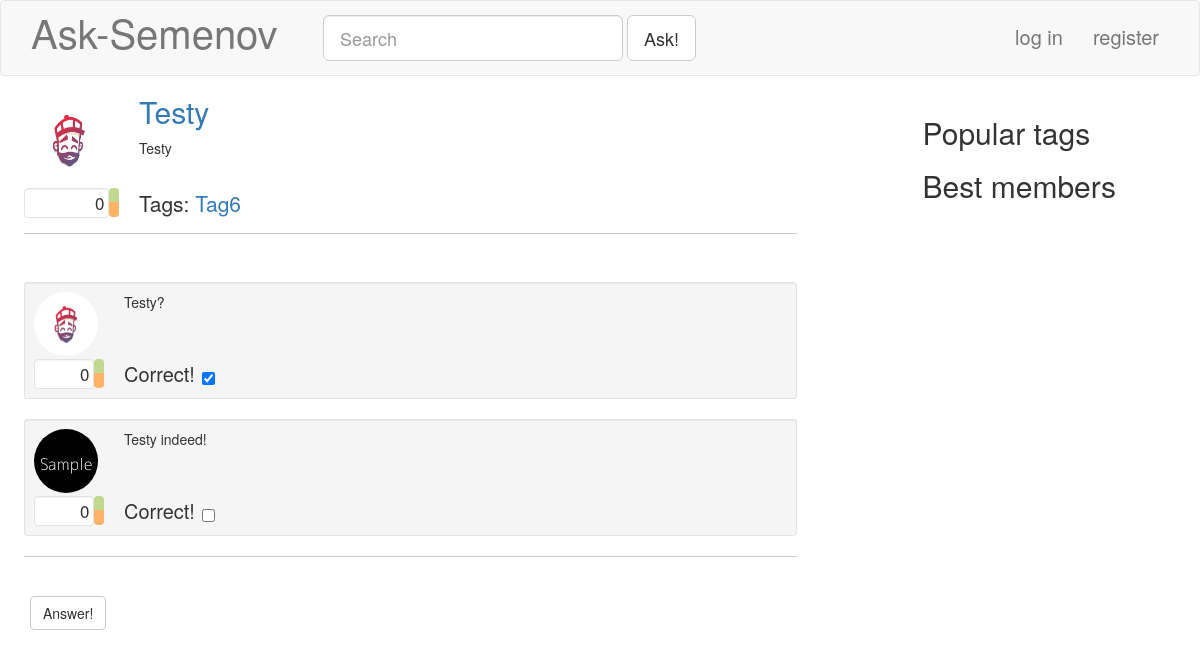
The page /question/101/ on the database as committed earlier.
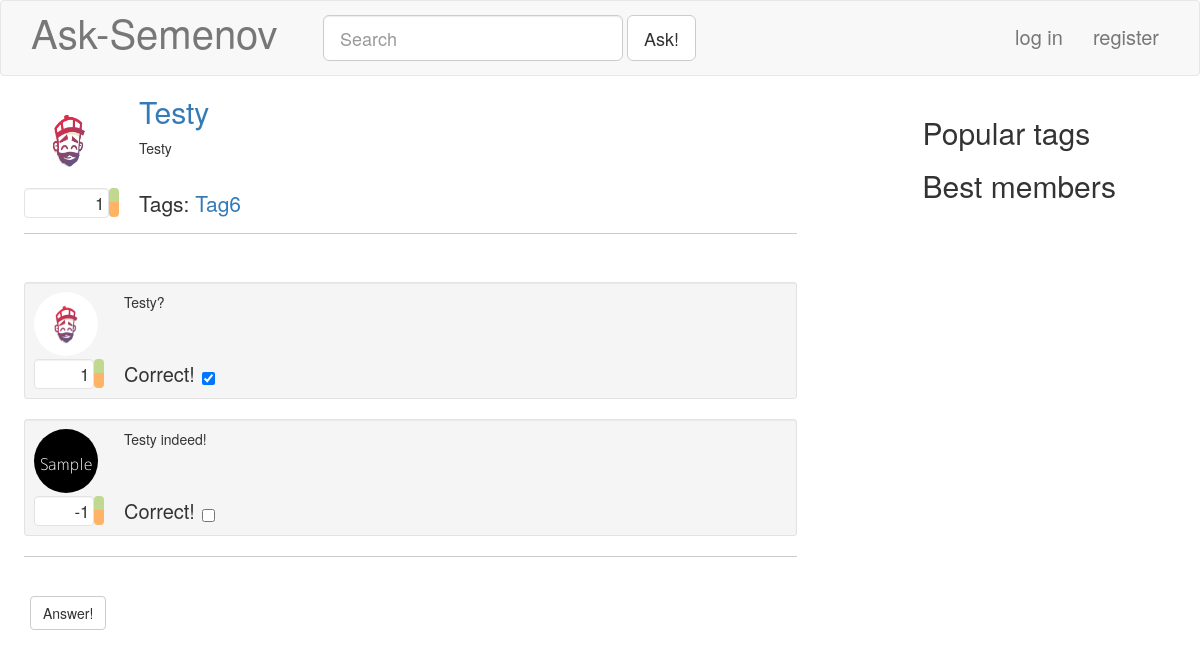
The same page on the database as committed later.
### blog/models.py (models this page shows, shortened)
class Question( models.Model ):
	caption = models.CharField( null = False, blank = False, max_length = 100 )
	rating = models.IntegerField( null = False, default = 0 )
	text = models.TextField( null = False, blank = False )
	tags = models.ManyToManyField( 'Tag' )
	postDate = models.DateTimeField( null = False, blank = True, auto_now_add = True )
	author = models.ForeignKey( 'Profile', null = False, blank = False, on_delete = models.CASCADE )
	objects = QuestionManager()
	def answersList( self ):
		return self.answer_set.order_by( '-correct', '-rating' )
	class Meta:
		verbose_name = "Вопрос"
		verbose_name_plural = "Вопросы"

class Answer( models.Model ):
	rating = models.IntegerField( null = False, default = 0 )
	text = models.TextField( null = False, blank = False )
	correct = models.BooleanField( null = False, blank = False, default = False )
	question = models.ForeignKey( 'Question', null = False, blank = False, on_delete = models.CASCADE )
	postDate = models.DateTimeField( null = False, blank = True, auto_now_add = True )
	author = models.ForeignKey( 'Profile', null = False, blank = False, on_delete = models.CASCADE )
	class Meta:
		verbose_name = "Ответ"
		verbose_name_plural = "Ответы"

class Profile( models.Model ):
	user = models.OneToOneField( User, null = False, blank = False, on_delete = models.CASCADE )
	nickname = models.TextField( null = False, blank = False, max_length = 30 )
	image = models.ImageField( null = False, blank = True, upload_to = '', default = 'dummy.png', max_length = 100 )
	rating = models.IntegerField( null = False, default = 0 )
	objects = ProfileManager()
	class Meta:
		verbose_name = "Профиль"
		verbose_name_plural = "Профили"

### blog/views.py (the view)
# urls.py: url(r'^question/(?P<questionID>\d+)/$', blogViews.answer, name="answer"),
def answer( request, questionID=None ):
	currentQuestion = get_object_or_404( Question, id = questionID )
	if ( request.method == 'POST' ):
		form = blogForms.AnswerForm( request.POST )
		if ( not request.user.is_authenticated ):
			form.add_error( None, 'You must be logged in to post answers' )
		if ( form.is_valid() ):
			newAnswer = form.save( currentQuestion, Profile.objects.get_by_login( request.user.username ) )
			anchor = '#answer' + str( newAnswer.id )
			response = requests.post( 'http://asksemenov.com/publish-answers/',
				params = { 'cid' : 5 },
				data = json.dumps( { 'answer': render_to_string( 'singleanswer.html', { 'answer': newAnswer } ) } )
				)
			anchor = '#answer' + str( newAnswer.id )
			return HttpResponseRedirect( '/question/' + questionID + '/' + anchor )
	else:
		form = blogForms.AnswerForm()
	result = makeBase( request )
	result[ 'form' ] = form
	result[ 'question' ] = currentQuestion
	return render( request, 'answer.html', result )

### blog/models.py (called while the page is built)
	def __str__( self ):
		return str( self.caption )

### blog/views.py (called while the page is built)
def makeBase( request ):
	result = {
		'hotTags': cache.get( 'popular_tags' ),
		'bestMembers': cache.get( 'best_members' ),
	}
	if ( request.user.is_authenticated ):
		result[ 'profile' ] = Profile.objects.get_by_login( request.user.username )
	else:
		result[ 'profile' ] = None
	return result

### templates/answer.html (shortened to what this page needs)
{% extends "base.html" %}
{% load static %}
{% block extras %}
<link rel="stylesheet" href="{% static "css/answer.css" %}">
<link rel="stylesheet" href="{% static "css/forms.css" %}">
{% endblock %}
{% block customContent %}
<div class="container-fluid">
	<div id="question{{ question.id }}" class="container-fluid col-md-11 ask-container ask-bottomBordered ask-bigQuestion">
		<div class="media">
			<div class="media-left ask-questionUserBlock">
				<a href="#">
					<img class="media-object img-circle ask-bigQuestionProfileImage" src="{{ question.author.image.url }}">
				</a>
				<div class="ask-questionRatingBlock">
					<div id="qrf{{ question.id }}" class="well pull-left text-right ask-questionRatingField">
						{{ question.rating }}
					</div>
					<div id="qrbg{{ question.id }}" class="btn-group-vertical pull-left ask-questionRatingButtonsGroup" role="group">
							<button type="button" class="btn ask-ratingButton ask-ratingUpButton"></button>
							<button type="button" class="btn ask-ratingButton ask-ratingDownButton"></button>
					</div>
				</div>
			</div>
			<div class="media-right ask-questionQuestionBlock">
				<h2 class="ask-questionCaption"><a href="#"> {{ question.caption|title }}</a></h2>
				<div><p>{{ question.text }}</p></div><br>
				<div class="ask-questionBottomLine">
					<span class="lead ask-questionTags">
						Tags:
					{% for tag in question.tags.all %}
					{% url 'taggedQuestions' tag as taggedQuestionsURL %}
						<a href="{{ taggedQuestionsURL }}">{{ tag }}</a>
					{% endfor %}
					</span>
				</div>
			</div>
		</div>
	</div>
	<div class="container-fluid col-md-11 ask-container ask-bottomBordered">
	{% for answer in question.answersList %}
	{% include "singleanswer.html" %}
	{% endfor %}
	</div>
	<form id="answerForm" class="col-md-11 ask-formContainer" enctype="multipart/form-data" method="post">
		<button type="submit" class="btn btn-default">Answer!</button>
	</form>
</div>
{% endblock %}

### templates/singleanswer.html
{% load static %}
<div id="answer{{ answer.id }}" class="well well-sm ask-answer ask-container">
	<div class="media">
		<div class="media-left ask-answerUserBlock">
			<a href="#">
				<img class="media-object img-circle ask-answerProfileImage" src="{{ answer.author.image.url }}">
			</a>
			<div class="ask-answerRatingBlock">
				<div id="arf{{ answer.id }}" class="well pull-left text-right ask-answerRatingField">
					{{ answer.rating }}
				</div>
				<div id="arbg{{ answer.id }}" class="btn-group-vertical pull-left ask-answerRatingButtonsGroup" role="group">
						<button type="button" class="btn ask-ratingButton ask-ratingUpButton"></button>
						<button type="button" class="btn ask-ratingButton ask-ratingDownButton"></button>
				</div>
			</div>
		</div>
		<div class="media-right ask-answerAnswerBlock">
			<div><p>{{ answer.text }}</p></div><br>
			<div id="abl{{ answer.id }}" class="ask-answerBottomLine">
				<div class="checkbox">
				  <label>Correct!<input id="cacb{{ answer.id }}" type="checkbox" value="" {% if answer.correct %}checked{% endif %}></label>
				</div>
			</div>
		</div>
	</div>
</div>

Rows that differ between the two databases and show on the page:
changed Question "Testy": rating "0" → "1"
changed Answer "Testy?": rating "0" → "1"
changed Answer "Testy indeed!": rating "0" → "-1"
